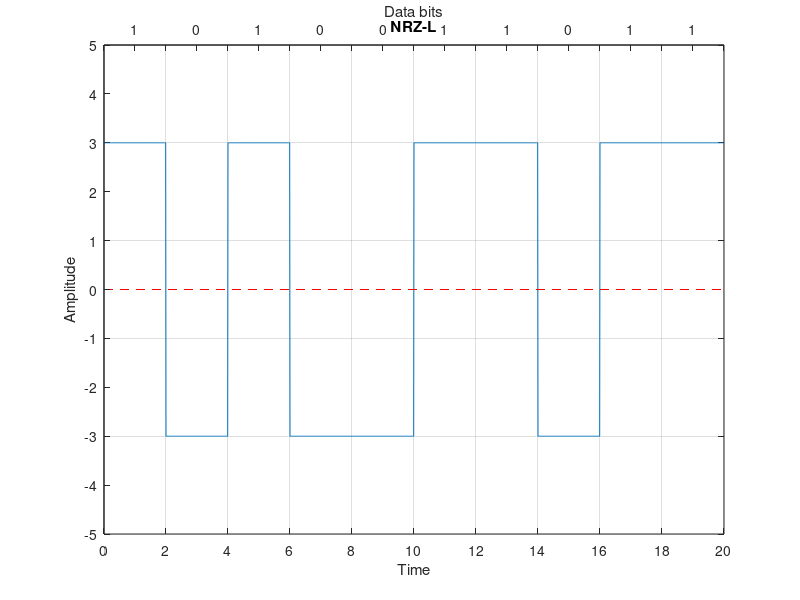

Reproduce this figure in MATLAB.
clear all;
close all;
clc;

bits = [1 0 1 0 0 1 1 0 1 1];
bit_duration = 2;

fs = 100;
Total_time = length(bits) * bit_duration;   # time needed to send whole data
t = 0: 1/fs: Total_time-(1/fs);

# sender end
for i = 1 : length(bits)
    if bits(i) == 0
      nrzl(((i-1) * bit_duration * fs) + 1 : i * bit_duration * fs) = -3;
    else
      nrzl(((i-1) * bit_duration * fs) + 1 : i * bit_duration * fs) = 3;
    endif
endfor

# ploting
plot(t, nrzl);
xticks([0: bit_duration: Total_time]);
yticks([-5: 2: 5]);
ylim([-5, 5]);
xlim([0, Total_time]);
grid on;
title("NRZ-L");
xlabel("Time");
ylabel("Amplitude");
line ([0, Total_time], [0 0], "linestyle", "--", "color", "r");

% Top axis
ax1=gca;
ax2 = axes('Position', get(ax1, 'Position'), 'Color', 'none');
set(ax2, 'XAxisLocation', 'top');
set(ax2, 'XLim', get(ax1, 'XLim'));
set(ax2, 'YLim', get(ax1, 'YLim'));
set(ax2, 'XTick', [bit_duration/2: bit_duration: Total_time]);
set(ax2, 'XTickLabel', bits);
set(ax2, 'XLabel', 'Data bits');

# receiver end
for i = 1 : length(nrzl)/(bit_duration * fs)
    if nrzl(((i-1) * bit_duration * fs) + 1 : i * bit_duration * fs) == (ones(1, (bit_duration * fs)) .* 3)
        rcv_data(i) = 1;
    else
        rcv_data(i) = 0;
    endif
endfor

disp(rcv_data);
